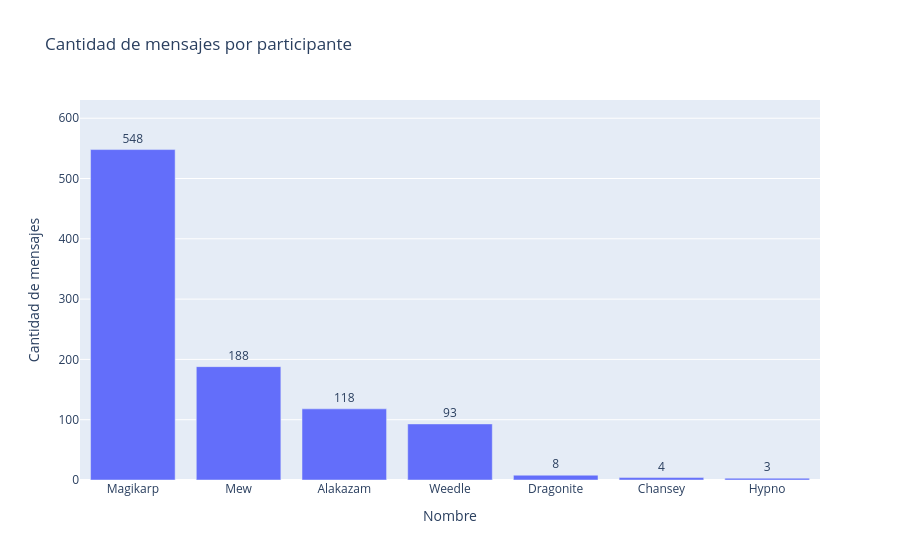

Notebook code cell kept with this figure:
### Code cell
conteo = (df_map["nombre"].value_counts().reset_index())
conteo.columns = ["nombre", "cantidad"]
conteo["porcentaje"] = (conteo["cantidad"] / conteo["cantidad"].sum() * 100)

fig = px.bar(
    conteo,
    x="nombre",
    y="cantidad",
    title="Cantidad de mensajes por participante",
    labels={
        "nombre": "Nombre",
        "cantidad": "Cantidad de mensajes"
    },
    custom_data=["porcentaje"]
)

fig.update_traces(
    texttemplate="%{y}",
    textposition="outside",
    hovertemplate=(
        "<b>%{x}</b><br>"
        "Mensajes: %{y}<br>"
        "Participación: %{customdata[0]:.2f}%"
        "<extra></extra>"
    )
)

# Fix para que el las labesl no desborden del gráfico
max_valor = conteo["cantidad"].max()

fig.update_yaxes(
    range=[0, max_valor * 1.15]
)

fig.show()

### Figure 1 — Plotly figure (JSON) as saved in the notebook; plotly's stock layout.template omitted (floating-point values rounded to 4 significant figures)
{"data": [{"customdata": [[56.96], [19.54], [12.27], [9.667], [0.8316], [0.4158], [0.3119]], "hovertemplate": "<b>%{x}</b><br>Mensajes: %{y}<br>Participación: %{customdata[0]:.2f}%<extra></extra>", "legendgroup": "", "marker": {"color": "#636efa", "pattern": {"shape": ""}}, "name": "", "orientation": "v", "showlegend": false, "textposition": "outside", "texttemplate": "%{y}", "type": "bar", "x": ["Magikarp", "Mew", "Alakazam", "Weedle", "Dragonite", "Chansey", "Hypno"], "xaxis": "x", "y": [548, 188, 118, 93, 8, 4, 3], "yaxis": "y"}], "layout": {"barmode": "relative", "legend": {"tracegroupgap": 0}, "title": {"text": "Cantidad de mensajes por participante"}, "xaxis": {"anchor": "y", "domain": [0, 1], "title": {"text": "Nombre"}}, "yaxis": {"anchor": "x", "domain": [0, 1], "range": [0, 630.2], "title": {"text": "Cantidad de mensajes"}}}}
